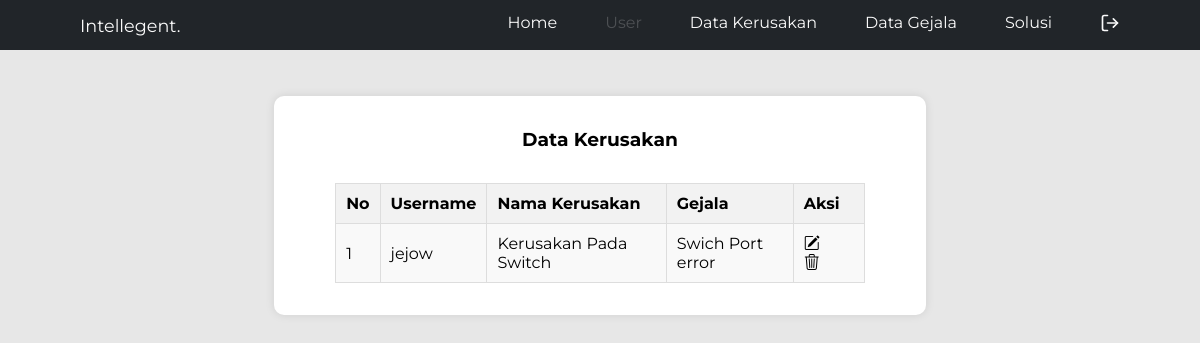
Screenshot of /dataUser.php with the database file from the repository.
### tables this page shows
CREATE TABLE `dataKonsultasi` (
  `idKonsultasi` int(11) NOT NULL,
  `idUser` int(11) NOT NULL,
  `username` varchar(250) NOT NULL,
  `kodeKerusakan` varchar(500) NOT NULL,
  `namaKerusakan` varchar(500) NOT NULL,
  `gejala` varchar(500) NOT NULL
);

### function.php (called while the page is built, shortened)
<?php
$conn = mysqli_connect("localhost", "root", "", "analisaLan");
function query($query){
    global $conn;
    $result = mysqli_query($conn, $query);
    $rows = [];
    while ( $row = mysqli_fetch_assoc($result) ) {
        $rows [] = $row;
    }
    return $rows;
}
?>

### dataUser.php (the view, shortened to what this page needs)
<?php
require 'function.php';
$sql= "SELECT * FROM dataKonsultasi";
$result = query($sql);
?>
<!DOCTYPE html>
<html lang="en">
<head>
    <link rel="stylesheet" href="css/dataKerusakan.css">
    <link href="https://cdn.jsdelivr.net/npm/bootstrap-icons/font/bootstrap-icons.css" rel="stylesheet">
</head>
<body>
    <?php
    $current_page = basename($_SERVER['PHP_SELF']);
    $is_home_page = ($current_page == 'dataUser.php');
    ?>
    <nav class="navbar">
        <div class="container">
            <div class="navbar-brand">
                Intellegent.
            </div>
            <div class="navbar-nav">
                <a href="home.php">Home</a>
                <a href="#table" class="nav-link <?php if ($is_home_page) echo 'disabled'; ?>">User</a>
                <a href="dataKerusakan.php">Data Kerusakan</a>
                <a href="dataGejala.php">Data Gejala</a>
                <a href="solusi.php">Solusi</a>
                <a href="login.php" onclick="return confirm('Want to logout?');">
                    <i data-feather="log-out" width="20" height="20"></i>
                </a>
            </div>
        </div>
    </nav>
    <div class="table" id="table">
        <h3>Data Kerusakan</h3>
        <div class="table-content">
            <table border="1" cellpadding="10" cellspacing="0" style="width:90%";>
                <thead>
                    <tr>
                        <th>No</th>
                        <th>Username</th>
                        <th>Nama Kerusakan</th>
                        <th>Gejala</th>
                        <th>Aksi</th>
                    </tr>
                </thead>
                <?php if(count($result) > 0 ) : ?>
                    <?php $i = 1; ?>
                    <?php foreach( $result as $data ) : ?>
                        <tbody>
                            <tr>
                                <td align="center"><?= $i; ?></td>
                                <td><?= $data["username"]; ?></td>
                                <td><?= $data["namaKerusakan"]; ?></td>
                                <td><?= $data["gejala"]; ?></td>
                                <td class="btn">
                                    <a href="updateUser.php?idKonsultasi=<?= $data["idKonsultasi"]; ?>">
                                        <i class="bi bi-pencil-square"></i>
                                    </a>
                                    <a href="function.php?action=deleteUser&idKonsultasi=<?= $data["idKonsultasi"]; ?>" onclick="return confirm('Yakin Ingin Menghapus?');">
                                        <i class="bi bi-trash3"></i>
                                    </a>
                                </td>
                            </tr>
                        </tbody>
                        <?php $i++; ?>
                    <?php endforeach; ?>
                <?php else: ?>
                    <tr>
                        <td colspan='5'>Tidak ada data</td>
                    </tr>
                <?php endif; ?>
            </table>
        </div>
    </div>
</body>
</html>

### css/dataKerusakan.css (style rules this page uses)
* { margin: 0; padding: 0; outline: none; text-decoration: none; box-sizing: border-box; }
body { display: flex; flex-direction: column; align-items: center; font-family: 'Montserrat', 'Times New Roman'; background: #e7e7e7; color: rgb(0, 0, 0); height: 100vh; }
.navbar { position: fixed; top: 0; height: 50px; z-index: 9999; width: 100%; }
.navbar .container { background-color: rgb(33, 37, 41); height: 50px; width: 100%; display: flex; justify-content: space-between; align-items: center; padding: 0 1rem; }
.navbar .container .navbar-brand { color: #fafafa; font-size: 1.1rem; margin-left: 4rem; margin-right: auto; }
.navbar .container .navbar-nav { display: flex; justify-content: flex-end; width: 100%; padding-right: 4rem; }
.navbar .container .navbar-nav a { margin-left: 3rem; color: #fafafa; transition: .2s; }
.nav-link.disabled { pointer-events: none; opacity: 0.2; color: gray; }
.table { display: flex; flex-direction: column; justify-content: center; background-color: #ffffff; max-width: 90vw; margin-top: 6rem; padding: 2rem; border-radius: 10px; box-shadow: 0 0 10px rgba(0, 0, 0, 0.1); }
.table h3 { margin-bottom: 2rem; text-align: center; }
.table-content { display: flex; justify-content: center; overflow-x: auto; width: 100%; }
.table-content table { width: 100%; background-color: #f9f9f9; border-collapse: collapse; }
.table-content table th, .table-content table td { border: 1px solid #dddddd; padding: 10px; text-align: left; }
.table-content table th { background-color: #f2f2f2; }
.table-content table tr td a { color: #000; margin-right: 10px; }

### rows the page displays
datakonsultasi: username "jejow", namaKerusakan "Kerusakan Pada Switch", gejala "Swich Port error"
